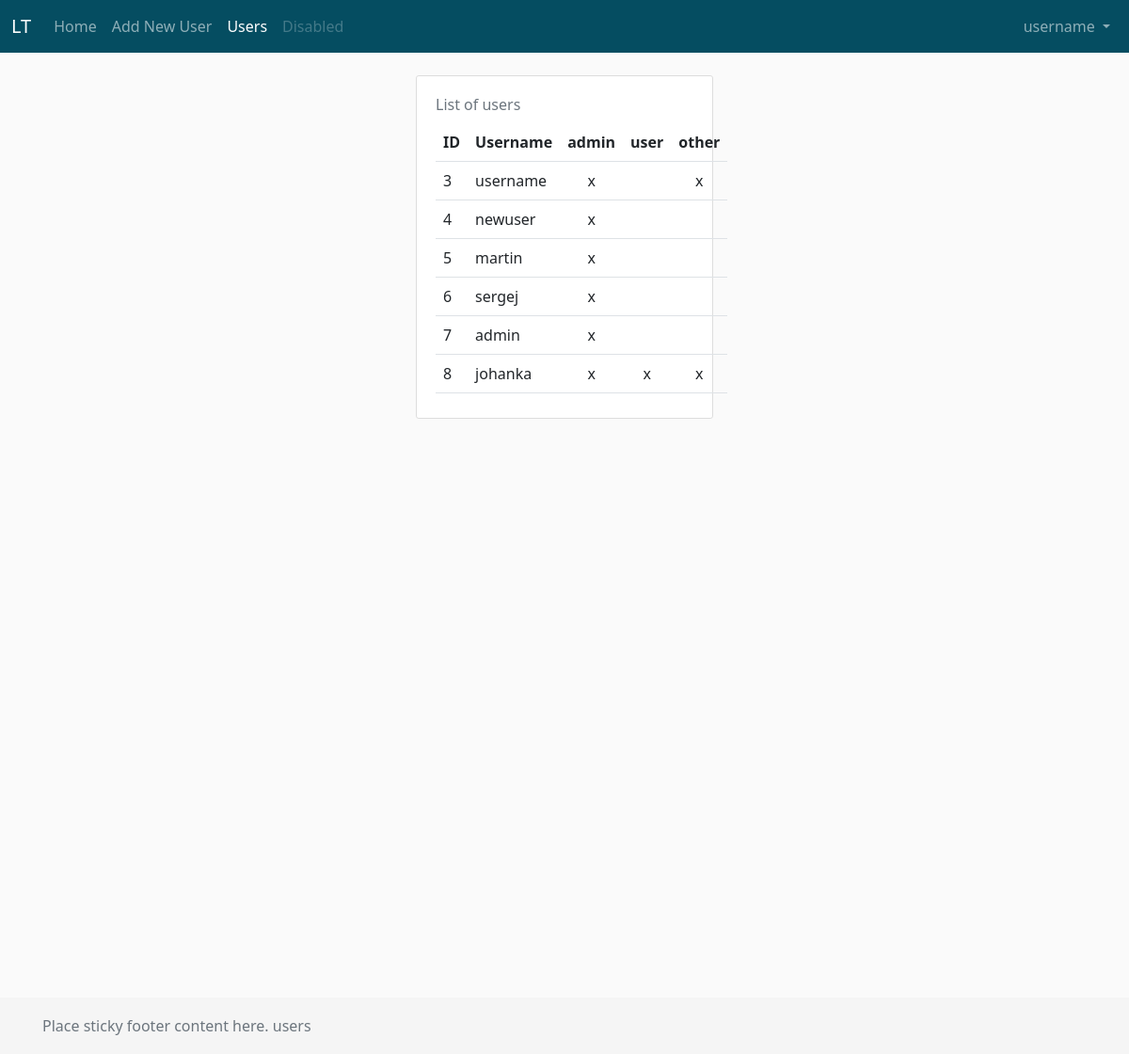
/users (signed in), run on the app's committed database.
### models.py (models this page shows, shortened)
class User(Base):
    __tablename__ = 'users'
    id = Column(Integer, primary_key=True, index=True, autoincrement=True)
    username = Column(String, unique=True, index=True)
    hashed_password = Column(String)
    roles = relationship("Role", secondary=user_roles_table, backref="users")

class Role(Base):
    __tablename__ = 'roles'
    id = Column(Integer, primary_key=True, autoincrement=True)
    role_name = Column(String, unique=True)

### main.py (the view)
@app.get("/users", response_class=HTMLResponse)
@login_required
@with_endpoint_name
async def users(request: Request, user: str = Depends(get_current_user), db: Session = Depends(get_db), message: str = Query(None)):
    users = db.query(User).options(joinedload(User.roles)).all()  # Using joinedload for eager loading of roles
    roles = db.query(Role).all()  # Fetch all roles
    return templates.TemplateResponse("users.html.j2", {"request": request, "user": user, "users": users, "roles": roles, "message": message, "endpoint_name": request.endpoint_name})

### templates/users.html.j2
{% extends "base_template.html.j2" %}
{% block content %}
<div class="row justify-content-center">
  <div class="col-sm-5">
    <article class="media content-section">
            {% if users %}
                <table class="table caption-top">
                <caption>List of users</caption>
                    <tr>
                        <th>ID</th>
                        <th>Username</th>
                        {% for role in roles %}
                            <th>{{ role.role_name }}</th>
                        {% endfor %}
                    </tr>
                    {% for user in users %}
                        <tr>
                            <td>{{ user.id }}</td>
                            <td>{{ user.username }}</td>
                            {% for role in roles %}
                                <td align="center">
                                    {% if role in user.roles %}
                                        x
                                    {% endif %}
                                </td>
                            {% endfor %}
                        </tr>
                    {% endfor %}
                </table>
            {% else %}
                <p>No users found.</p>
            {% endif %}
    </article>
  </div>
</div>
{% endblock %}

### templates/base_template.html.j2 (shortened to what this page needs)
<!DOCTYPE html>
<html lang="en" class="h-100">
<head>
    <link href="https://cdn.jsdelivr.net/npm/bootstrap@5.0.2/dist/css/bootstrap.min.css" rel="stylesheet">
    <link href="{{ url_for('static', path='/sticky-footer-navbar.css') }}" rel="stylesheet">
    <link href="{{ url_for('static', path='/style.css') }}" rel="stylesheet">
</head>
<body class="d-flex flex-column h-100">
<header>
  <nav class="navbar navbar-expand-md navbar-dark fixed-top" style="background-color: #054d61;">
    <div class="container-fluid">
      <a class="navbar-brand" href="/">LT</a>
      {% if user %}
      <div class="collapse navbar-collapse" id="navbarCollapse">
        <ul class="navbar-nav me-auto mb-2 mb-md-0">
          <li class="nav-item">
            <a class="nav-link {% if endpoint_name == '/' %}active{% endif%}" aria-current="page" href="/">Home</a>
          </li>
          <li class="nav-item">
            <a class="nav-link {% if endpoint_name == 'register' %}active{% endif%}" href="/register">Add New User</a>
          </li>
          <li class="nav-item">
            <a class="nav-link {% if endpoint_name == 'users' %}active{% endif%}" href="/users">Users</a>
          </li>
          <li class="nav-item">
            <a class="nav-link disabled" href="#" tabindex="-1" aria-disabled="true">Disabled</a>
          </li>
        </ul>
        <ul class="navbar-nav ml-auto mb-2 mb-md-0">
          <li class="nav-item dropdown">
            <a class="nav-link dropdown-toggle" href="#" id="navbarDropdown" role="button" data-bs-toggle="dropdown" aria-expanded="false">
              {{ user }}
            </a>
          </li>
        {% endif %}
        </ul>
      </div>
    </div>
  </nav>
</header>
<main class="flex-shrink-0">
  <div class="row justify-content-center">
<div class="col-lg-8">
          {% block content %}{% endblock %}
          </div>
  </div>
</main>
    <footer class="footer">
      <div class="container">
        <span class="text-muted">Place sticky footer content here. {{ endpoint_name }}
</span>
      </div>
    </footer>
</body>
</html>

### static/sticky-footer-navbar.css (style rules this page uses)
html { position: relative; min-height: 100%; }
body { margin-bottom: 60px; }
.footer { position: absolute; bottom: 0; width: 100%; height: 60px; line-height: 60px; background-color: #f5f5f5; }
.footer > .container { padding-right: 15px; padding-left: 15px; }

### static/style.css (style rules this page uses)
body { background: #fafafa; color: #333333; margin-top: 5rem; }
.content-section { background: #ffffff; padding: 10px 20px; border: 1px solid #dddddd; border-radius: 3px; margin-bottom: 20px; }

### data on the page
User: username "username", id "3"
Role: role_name "admin", shows "x"
Role: role_name "user", shows "x"
Role: role_name "other", shows "x"
User: id "4", username "newuser"
User: id "5", username "martin"
User: id "6", username "sergej"
User: id "7", username "admin"
User: id "8", username "johanka"

### other printed values
{{ endpoint_name }} "users"
